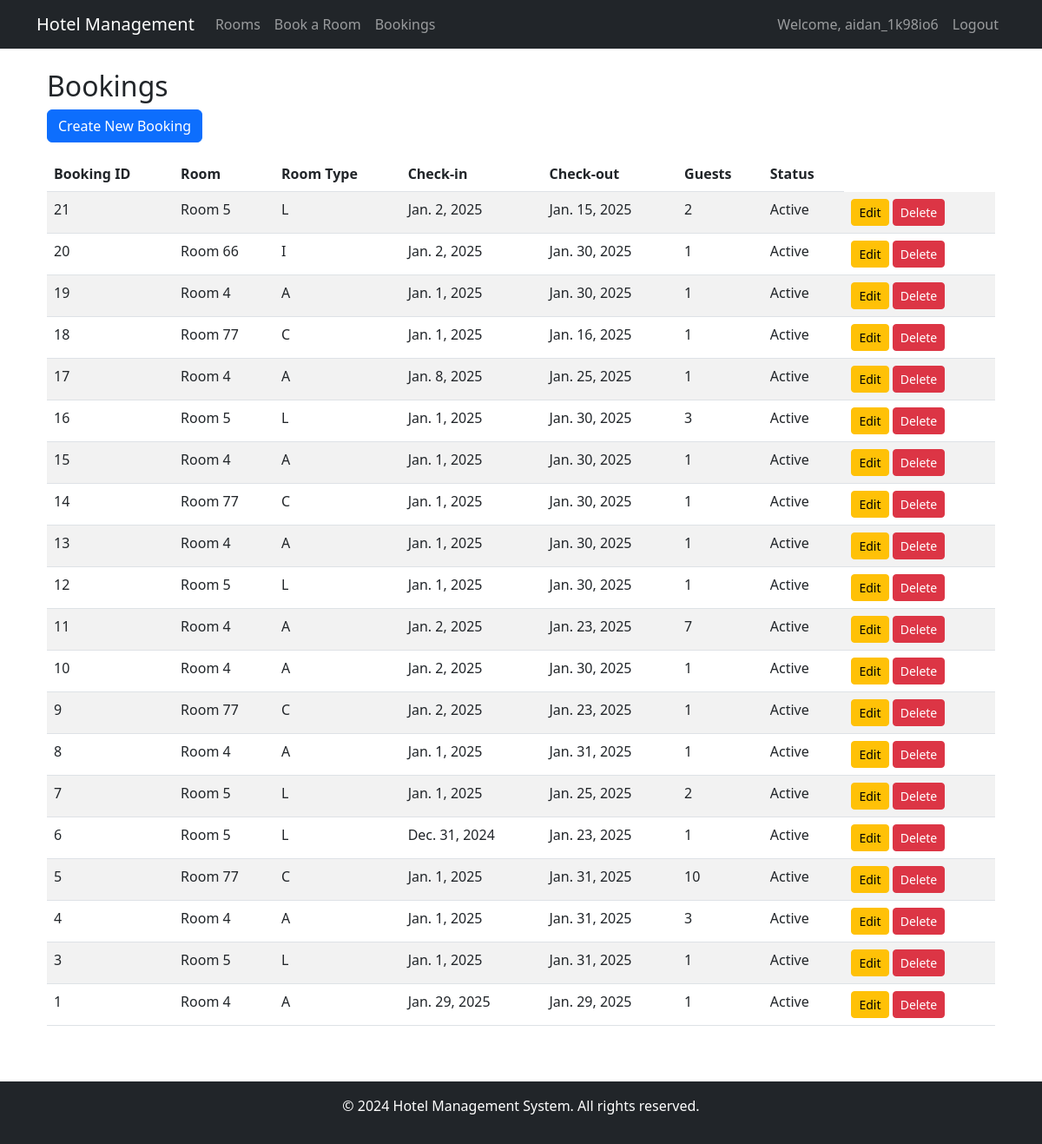
/bookings/ (signed in), run on an earlier commit of the app's database.
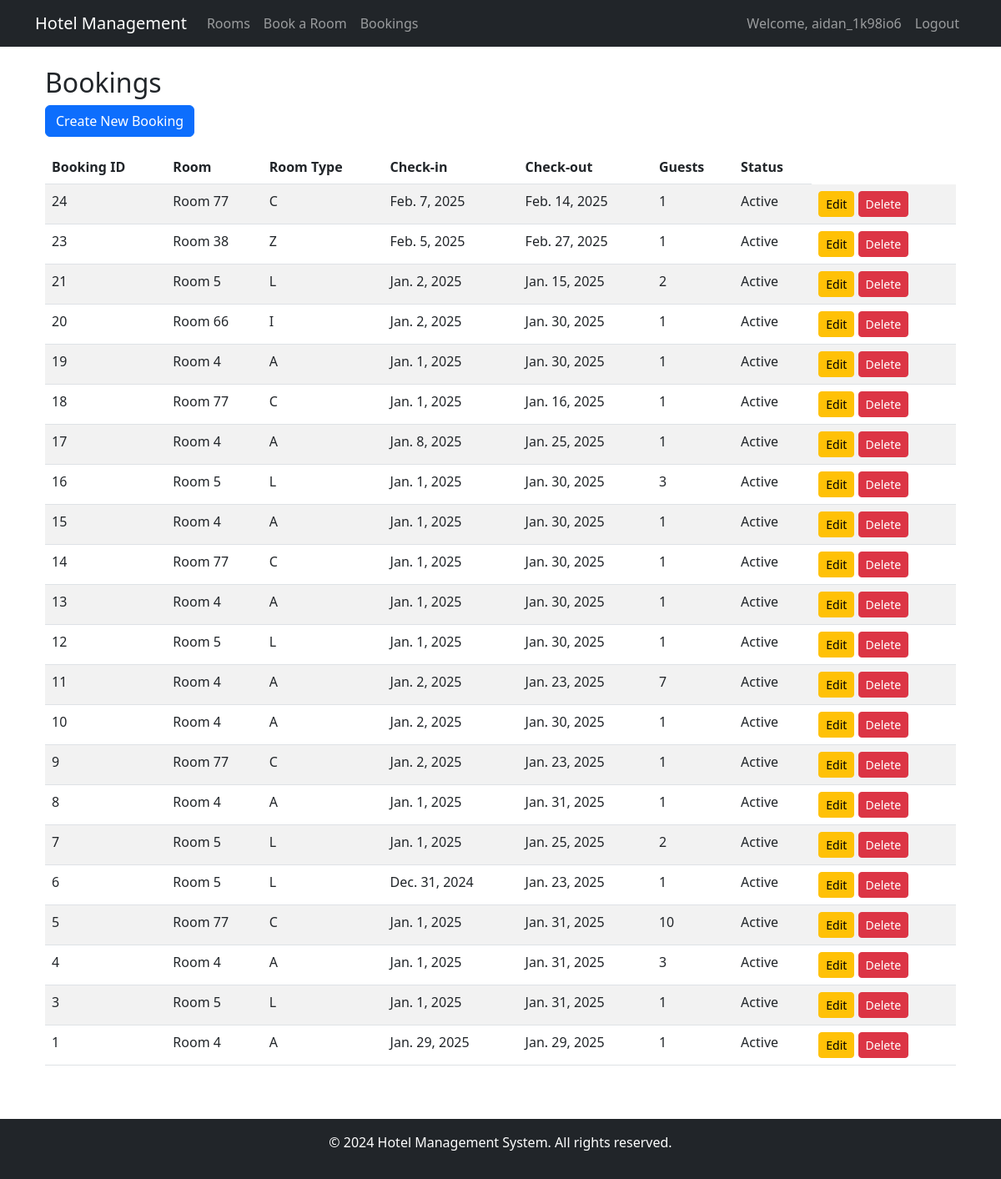
And on a later commit of the database.
### hotel_app/models.py (models this page shows, shortened)
class Booking(models.Model):
    guest = models.ForeignKey(User, on_delete=models.CASCADE, null=True, blank=True)
    room = models.ForeignKey(Room, on_delete=models.CASCADE)
    check_in = models.DateField()
    check_out = models.DateField()
    guests = models.IntegerField()
    special_requests = models.TextField(blank=True, null=True)
    created_at = models.DateTimeField(default=timezone.now)

class Room(models.Model):
    ROOM_TYPES = [
        ('single', 'Single'),
        ('double', 'Double'),
        ('suite', 'Suite'),
        ('deluxe', 'Deluxe'),
    ]
    number = models.CharField(max_length=10, unique=True)
    room_type = models.CharField(max_length=50, choices=ROOM_TYPES)
    capacity = models.IntegerField()
    price = models.DecimalField(max_digits=10, decimal_places=2)
    description = models.TextField()
    is_available = models.BooleanField(default=True)
    class Meta:
        ordering = ['number']

### hotel_app/views.py (the view)
# urls.py: path('bookings/', views.booking_list, name='booking_list'),  # Booking list view
@login_required
def booking_list(request):
    bookings = Booking.objects.filter(guest=request.user).order_by('-created_at')
    return render(request, 'hotel_app/booking_list.html', {'bookings': bookings})

### hotel_app/templates/hotel_app/booking_list.html (shortened to what this page needs)
{% extends 'hotel_app/base.html' %}
{% block content %}
<div class="container mt-4">
    <h2>Bookings</h2>
    <a href="{% url 'create_booking' %}" class="btn btn-primary mb-3">Create New Booking</a>
    {% if bookings %}
        <div class="table-responsive">
            <table class="table table-striped">
                <thead>
                    <tr>
                        <th>Booking ID</th>
                        <th>Room</th>
                        <th>Room Type</th>
                        <th>Check-in</th>
                        <th>Check-out</th>
                        <th>Guests</th>
                        <th>Status</th>
                    </tr>
                </thead>
                <tbody>
                    {% for booking in bookings %}
                    <tr>
                    <td>{{ booking.id }}</td>
                    <td>Room {{ booking.room.number }}</td>
                    <td>{{ booking.room.room_type }}</td>
                    <td>{{ booking.check_in }}</td>
                    <td>{{ booking.check_out }}</td>
                    <td>{{ booking.guests }}</td>
                    <td>
                        {% if booking.check_in > today %}
                            Upcoming
                        {% elif booking.check_out < today %}
                            Completed
                        {% else %}
                            Active
                        {% endif %}
                    </td>
                    <td class="text-right">
                        <a href="{% url 'edit_booking' booking.id %}" class="btn btn-warning btn-sm">Edit</a>
                        <a href="{% url 'delete_booking' booking.id %}" class="btn btn-danger btn-sm">Delete</a>
                    </td>
                    </tr>
                    {% endfor %}
                </tbody>
            </table>
        </div>
    {% else %}
        <p>No bookings found.</p>
    {% endif %}
</div>
{% endblock %}

What changed in the data, as far as the page shows it:
added Booking: id "24", room.number "77", room.room_type "C", check_in "Feb. 7, 2025", check_out "Feb. 14, 2025", guests "1", shows "Active"
added Booking: id "23", room.number "38", room.room_type "Z", check_in "Feb. 5, 2025", check_out "Feb. 27, 2025", guests "1", shows "Active"
